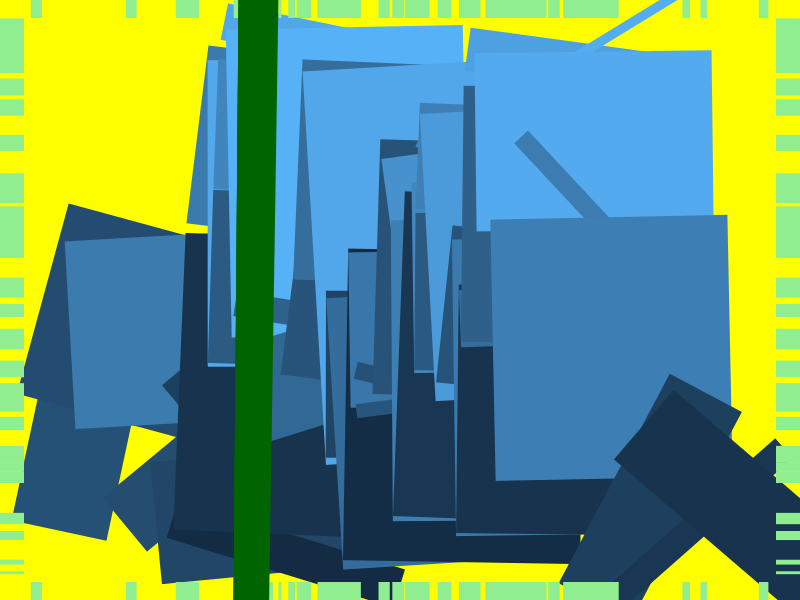

The R source for this figure:
library(ggplot2)
library(tibble)

make_art <- function(seed = 0, color_slope = "darkgreen", background_color = "yellow"){
  
  
  if(seed != 0){
    set.seed(seed)
  }
  
  art <- tibble(
    x = rnorm(50, mean = 22.4, sd = 14.7), ##you have to use = for this function somehow
    y = runif(50, min = 100, max = 200),
    x2 = x + runif(50, min = -5, max = 5),
    y2 = y + runif(50),
    size = runif(50, min = 2, max = 10),
    shade = sample(letters,50, replace = TRUE)
  )
  
  if(art[1,5] < 6){ ##just to bring some random variation
    ggplot(data = art, mapping = aes(x = x2, y = y, color = y)) +
      geom_point(size = 1000, show.legend = FALSE, color = background_color)+
      geom_line(size = 80, show.legend = FALSE, lineend = "round")+
      theme_void()+
      coord_polar()+
      geom_rug(aes(size = y2), sides = "bltr", show.legend = FALSE, color = "lightgreen")+
      geom_abline(aes(intercept = x, slope = y), color = color_slope, size = 10)
  }else{ ##this will be rectangular
    ggplot(data = art, mapping = aes(x = x2, y = y, color = y)) +
      geom_point(size = 1000, show.legend = FALSE, color = background_color)+
      geom_line(size = 80, show.legend = FALSE, lineend = "butt")+
      theme_void()+
      #coord_polar()+
      geom_rug(aes(size = y2), sides = "bltr", show.legend = FALSE, color = "lightgreen")+
      geom_abline(aes(intercept = x, slope = y), color = color_slope, size = 10)
  }
}
make_art()